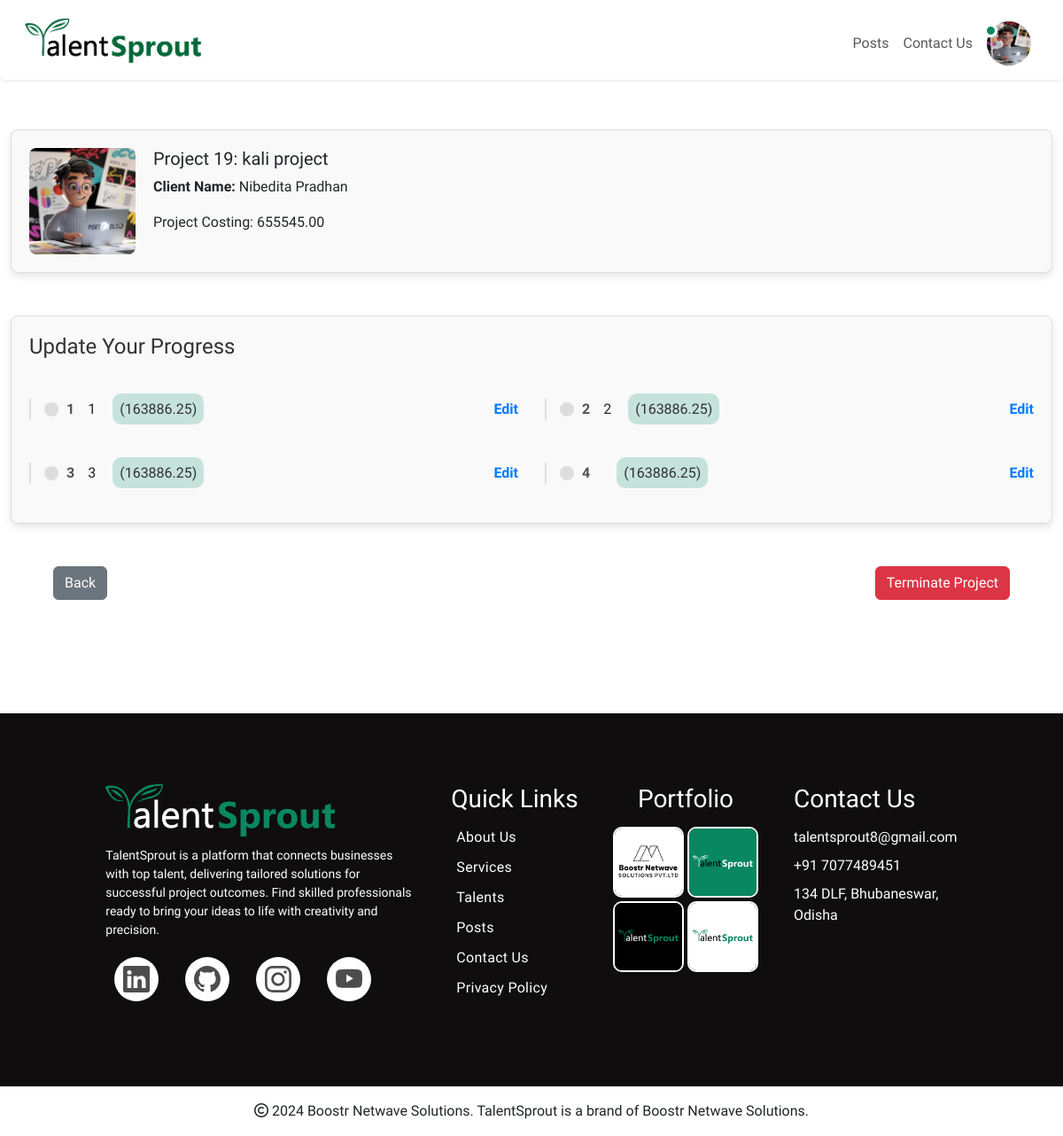
The app's page /progress_tracker/project/19/ (signed in) with its own data.
### progress_tracker/models.py (models this page shows, shortened)
class Project(models.Model):
    STATUS_CHOICES = [
        ('active', 'Active'),
        ('terminated', 'Terminated'),
    ]
    user = models.ForeignKey(CustomUser, on_delete=models.CASCADE, related_name='projects')
    client = models.ForeignKey(CustomUser, on_delete=models.SET_NULL, null=True, blank=True, related_name='client_projects')
    project_name = models.CharField(max_length=100)
    client_name = models.CharField(max_length=100)
    image = models.ImageField(upload_to='project_images/', blank=True, null=True)
    stages = models.TextField(default='')
    status = models.CharField(max_length=20, choices=STATUS_CHOICES, default='active')
    project_costing = models.DecimalField(max_digits=10, decimal_places=2, null=True, blank=True)  # New field for project costing
    def get_stages(self):
        return self.stages.split(',')
    def get_cost_per_stage(self):
        stages = self.get_stages()
        num_stages = len(stages)
        if num_stages == 0 or self.project_costing is None:
            return 0
        return self.project_costing / num_stages

class Progress(models.Model):
    ROLE_CHOICES = [
        ('candidate', 'Candidate'),
        ('recruiter', 'Recruiter'),
    ]
    project = models.ForeignKey(Project, related_name='progresses', on_delete=models.CASCADE)
    stage = models.CharField(max_length=100)
    is_completed = models.BooleanField(default=False)
    user = models.ForeignKey(CustomUser, on_delete=models.CASCADE)
    role = models.CharField(max_length=20, choices=ROLE_CHOICES, default='candidate')
    status = models.CharField(max_length=255, blank=True, null=True)  # Optional status field
    client_confirmation = models.BooleanField(default=False)  # New field for client confirmation

### progress_tracker/views.py (the view)
# urls.py: path('project/<int:project_id>/', views.project_progress_view, name='project_progress'),
@login_required
def project_progress_view(request, project_id):
    project = get_object_or_404(Project, id=project_id)
    profile_image_url = None
    if request.user.is_authenticated:
        try:
            user_profile = UserProfile.objects.get(user=request.user)
            profile_image_url = user_profile.profile_image.url if user_profile.profile_image else None
        except UserProfile.DoesNotExist:
            profile_image_url = None
    if not Progress.objects.filter(project=project).exists():
        stages = project.get_stages()
        for stage in stages:
            Progress.objects.create(project=project, stage=stage, user=request.user)
    progresses = Progress.objects.filter(project=project)
    cost_per_stage = project.get_cost_per_stage()
    progress_data = [
        {
            'progress': progress,
            'cost_per_stage': cost_per_stage
        }
        for progress in progresses
    ]
    return render(request, 'progress_tracker/project_progress.html', {
        'project': project,
        'progress_data': progress_data,
        'cost_per_stage': cost_per_stage,
        'profile_image_url': profile_image_url,
    })

### progress_tracker/templates/progress_tracker/project_progress.html (shortened to what this page needs)
{% extends "main/Layout.html" %}
{% load static %}
{% block content %}
<div class="container mt-5">
    <div class="project-details mb-5">
        <div class="d-flex flex-row">
            {% if project.image %}
            <div class="project-image" style="margin-right: 20px;">
                <img src="{{ project.image.url }}" alt="Project Image" class="project-image-thumbnail" style="width: 120px; height: 120px; object-fit: cover;">
            </div>
            {% endif %}
            <div class="align-items-center">
                <h5>Project {{ project.id }}: <span> {{ project.project_name }}</span></h5>
                <p><strong>Client Name:</strong> {{ project.client_name }}</p>
                <p>Project Costing: {{ project.project_costing }}</p>
            </div>
        </div>
    </div>
    <div class="progress-container mb-5">
        <h2>Update Your Progress</h2>
        <div class="progress-stages">
            {% for progress_item in progress_data %}
            <div class="progress-stage {% if progress_item.progress.is_completed %}completed{% endif %} my-4">
                <div class="progress-dot"></div>
                <div class="progress-number">{{ forloop.counter }}</div>
                <p class="p-0 m-0">{{ progress_item.progress.stage }} <span class="p-2" style="border-radius: 10px; background-color: #C6E3DB;"> ({{ progress_item.cost_per_stage }})</span></p>
                {% if request.session.user_role == "Recruiter" %}
                    <p class="client-confirmation {% if progress_item.progress.client_confirmation %}confirmed{% else %}pending{% endif %}">
                        {% if progress_item.progress.client_confirmation %}
                            Confirmed
                        {% else %}
                            <a href="{% url 'confirm_progress' progress_item.progress.id %}">Confirm Completion</a>
                        {% endif %}
                    </p>
                {% else %}
                    {% if not progress_item.progress.is_completed and project.status != 'terminated' %}
                    <a href="{% url 'update_progress' progress_item.progress.id %}">Edit</a>
                    {% endif %}
                {% endif %}
            </div>
            {% endfor %}
        </div>
    </div>
    <div class="d-flex justify-content-between m-5">
        <div class="back-button mb-5">
            <a href="{% url 'profiles' %}" class="btn btn-secondary">Back</a>
        </div>
        {% if project.status != 'terminated' %}
        <div class="terminate-button mb-5">
            <a href="{% url 'update_project_status' project.id %}" class="btn btn-danger">Terminate Project</a>
        </div>
        {% endif %}
    </div>
</div>
{% endblock %}

### main/templates/main/Layout.html (shortened to what this page needs)
{% load static %}
<!DOCTYPE html>
<html lang="en">
<head>
    <link href="https://cdn.jsdelivr.net/npm/bootstrap@5.3.3/dist/css/bootstrap.min.css" rel="stylesheet"
>
    <link rel="stylesheet" href="https://cdnjs.cloudflare.com/ajax/libs/font-awesome/6.6.0/css/all.min.css"
 />
    {% block head_css %}
    <link rel="stylesheet" href="{% static 'css/button.css' %}">
    <link rel="stylesheet" href="{% static 'css/inputfield.css' %}">
    <link rel="stylesheet" href="{% static 'css/forms.css' %}">
    <link rel="stylesheet" href="{% static 'css/Layout.css' %}">
    <link rel="stylesheet" href="{% static 'css/social_Icon_list.css' %}">
    {% endblock %}
</head>
<body>
    <header>
        <div class="ezy__nav2 light">
            <nav class="navbar navbar-expand-lg ">
                <div class="container-fluid nav shadow-sm rounded p-2 bg-white">
                    <a class="navbar-brand" href="/" style="margin-left:20px">
                        <img src="{% static 'assets/LOGO.png' %}" alt="logo" class="logo">
                    </a>
                    <div class="menu-list">
                        <div class="navbar-collapse" id="navbarText" style="margin-right: 20px;">
                            <ul class="navbar-nav ms-auto mb-2 align-items-center mb-lg-0 mt-4 mt-lg-0">
                                {% if user.is_authenticated %}
                                    {% if request.session.user_role == "Candidate" %}
                                        <li class="nav-item">
                                            <a class="nav-link" href="{% url 'studentpost' %}">Posts</a>
                                        </li>
                                        <li class="nav-item">
                                            <a class="nav-link" href="{% url 'contactus' %}">Contact Us</a>
                                        </li>
                                        <li class="nav-item dropdown">
                                            <a class="nav-link" href="#" id="navbarDropdown" role="button" data-bs-toggle="dropdown" aria-expanded="false">
                                                {% if profile_image_url %}
                                                <img src="{{ profile_image_url }}" alt="Profile Image" class="rounded-circle" style="width: 50px; height: 50px; object-fit: cover;">
                                                {% else %}
                                                <i class="fas fa-user-circle" style="font-size: 50px; color: #000;"></i>
                                                {% endif %}
                                                {% if request.user.is_online %}
                                                    <div class="online-dot"></div>
                                                {% else %}
                                                    <div class="offline-dot"></div>
                                                {% endif %}
                                            </a>
                                        </li>
                                    {% endif %}
                                {% endif %}
                            </ul>
                        </div>
                    </div>
                </div>
            </nav>
        </div>
    </header>
    {% block content %}
    {% endblock %}
    <footer>
        <div class="footer">
            <div class="d-flex footer-link f-link">
                <div>
                    <img src="{% static 'assets/LOGOW.png' %}" alt="logo" class="logoss">
                    <p class="footer-para">
                        TalentSprout is a platform that connects businesses with top talent,
                        delivering tailored solutions for successful project outcomes. Find skilled professionals
                        ready to bring your ideas to life with creativity and precision.
                    </p>
                    <div class="social-icon">
                        <ul class="example-2">
                          <li class="icon-content">
                            <a
                              href="https://www.linkedin.com/company/talentssprout/about/"
                              aria-label="LinkedIn"
                              data-social="linkedin"
                              target="_blank"
                            >
                            </a>
                          </li>
                          <li class="icon-content">
                            <a href="https://github.com/TheSurya555?tab=repositories"
                                aria-label="GitHub" data-social="github" target="_blank">
                            </a>
                          </li>
                          <li class="icon-content">
                            <a
                              href="https://www.instagram.com/"
                              aria-label="Instagram"
                              data-social="instagram"
                              target="_blank"
                            >
                            </a>
                          </li>
                          <li class="icon-content">
                            <a href="https://www.youtube.com/@BoostrNetwave" aria-label="Youtube" data-social="youtube" target="_blank">
                            </a>
                          </li>
                        </ul>
                    </div>
                </div>
                <div>
                    <div class="quiek-link">
                        <h3>Quick Links</h3>
                        <ul class="nav flex-column ezy__footer2-quick-links">
                            <li class="footer-list"><a href="{% url "aboutUs_view" %}">About Us</a></li>
                            <li class="footer-list"><a href="{% url "services" %}">Services</a></li>
                            <li class="footer-list"><a href="{% url "talents" %}">Talents</a></li>
                            {% if request.session.user_role == "Candidate" or request.session.user_role == "Admin"%}
                            <li class="footer-list"><a href="{% url "studentpost" %}">Posts</a></li>
                            {% endif%}
                            <li class="footer-list"><a href="{% url 'contactus' %}">Contact Us</a></li>
                            <li class="footer-list"><a href="{% url 'privacy_policy' %}">Privacy Policy</a></li>
                        </ul>
                    </div>
                </div>
            </div>
            <div class="d-flex footer-link portfo">
                <div class="Portfolio d-flex flex-column align-items-center">
                    <h3>Portfolio</h3>
                    <div class="d-flex gap-1">
                        <div class="d-flex gap-1 flex-column">
                            <div><img src="{% static 'assets/booster.png' %}" alt="" class="p-img"></div>
                            <div><img src="{% static 'assets/LOGOBLACK.png' %}" alt="" class="p-img"></div>
                        </div>
                        <div class="d-flex gap-1 flex-column">
                            <div><img src="{% static 'assets/LOGOGREEN.png' %}" alt="" class="p-img"></div>
                            <div><img src="{% static 'assets/LOGOWHITE.png' %}" alt="" class="p-img"></div>
                        </div>
                    </div>
                </div>
                <div class="contact-Us">
                    <h3>Contact Us</h3>
                    <li class="list-unstyled mb-2"><a href="mailto:talentsprout8@gmail.com" class="text-white text-decoration-none">talentsprout8@gmail.com</a></li>
                    <li class="list-unstyled mb-2"><a href="https://wa.me/+917077489451" target="_blank" class="text-white text-decoration-none">+91 7077489451</a></li>
                    <li class="list-unstyled mb-2"><a href="#" class="text-white text-decoration-none">134 DLF, Bhubaneswar, <br> Odisha</a></li>
                </div>
            </div>
        </div>
        <div>
            <p class="text-center pt-3 para-foot"><i class="fa-regular fa-copyright"></i> 2024 Boostr Netwave Solutions. TalentSprout is a brand of Boostr Netwave Solutions.</p>
        </div>
    </footer>
</body>
</html>

### records on screen
Project: image (picture), id "19", project_name "kali project", client_name "Nibedita Pradhan", project_costing "655545.00"
Progress: progress.stage "1", cost_per_stage "163886.25", is_completed "Edit"
Progress: progress.stage "2", cost_per_stage "163886.25", is_completed "Edit"
Progress: progress.stage "3", cost_per_stage "163886.25", is_completed "Edit"
Progress: cost_per_stage "163886.25", is_completed "Edit"
